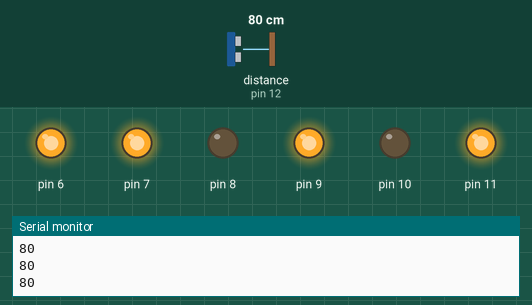
Recording of a sketch running on a simulated Arduino Uno, built with avr-gcc and run on an emulated ATmega328P. On the bench: output pins drawn as LEDs (lit = HIGH), the last lines printed to the serial monitor. Dashed ring = blinking. The test bench sets the inputs (shaded band); at power-on: distance to the obstacle (sensor on pin 12) 80 cm. The echo pulse lasts 58.3 µs per cm; pins used as bus, display or sensor lines are not drawn.

Above: at 1.2 s.
1.3 s: distance to the obstacle (sensor on pin 12) set to 16 cm
2.8 s: distance to the obstacle (sensor on pin 12) set to 13 cm
At 3.5 s:
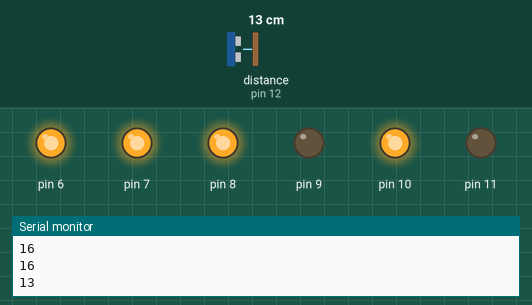
5.8 s: distance to the obstacle (sensor on pin 12) set to 18 cm
At 6.5 s:
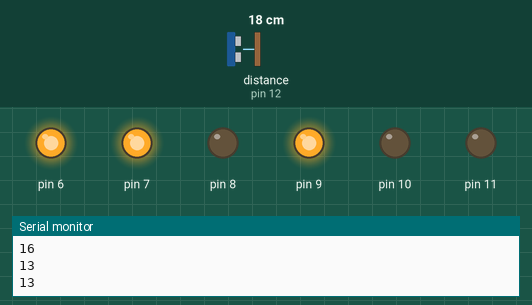
7.4 s: distance to the obstacle (sensor on pin 12) set to 2 cm
At 8.2 s:
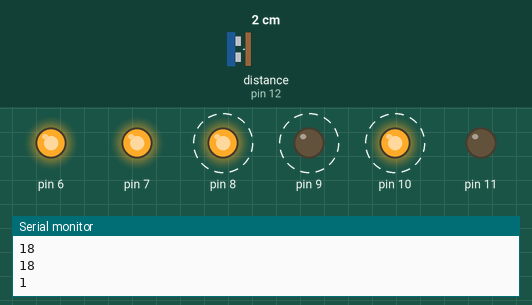
Timing chart, 0 to 11.4 s (numbered marks = the images above; inputs shaded):
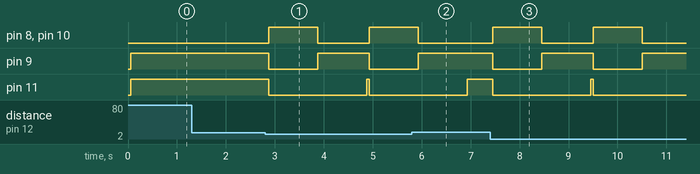

Measured:
- the behaviour switches between 15 and 14 cm on distance to the obstacle (sensor on pin 12) (found by bisection; images 0 and 1)
- after the input at 2.8 s, pin 8, pin 10: LOW → HIGH after 0.08 s, → LOW 1.0 s later, → HIGH 1.1 s later; pin 9: HIGH → LOW after 0.08 s, → HIGH 1.0 s later, → LOW 1.1 s later; pin 11: HIGH → LOW after 0.08 s, → HIGH 2.0 s later, → LOW 0.05 s later
- after the input at 5.8 s, pin 8, pin 10: goes on until 5.9 s, then stays LOW; pin 9: goes on until 5.9 s, then stays HIGH; pin 11: goes on until 6.9 s, then stays HIGH
- after the input at 7.4 s, pin 8, pin 10: alternates HIGH for 1.0 s and LOW for 1.1 s, starting after 0.06 s; pin 9: alternates HIGH for 1.1 s and LOW for 1.0 s, starting after 0.06 s; pin 11: HIGH → LOW after 0.06 s, → HIGH 2.0 s later, → LOW 0.05 s later

The sketch:

obstacleavoidance1.ino
```cpp
int maximumrange = 30;
long duration,distance;
void setup()
{
  Serial.begin(9600);
  pinMode(13,OUTPUT);
  pinMode(12,INPUT);
  pinMode(11,OUTPUT);
  pinMode(10,OUTPUT);
  pinMode(9,OUTPUT);
  pinMode(8,OUTPUT);
  pinMode(6,OUTPUT);
  pinMode(7,OUTPUT);
  digitalWrite(6,HIGH);
  digitalWrite(7,HIGH);
}
void forward()
{
  digitalWrite(11,HIGH);
  digitalWrite(10,LOW);
  digitalWrite(9,HIGH);
  digitalWrite(8,LOW);
}
void backward()
{
  digitalWrite(11,LOW);
  digitalWrite(10,HIGH);
  digitalWrite(9,LOW);
  digitalWrite(8,HIGH);
}
void right()
{
  digitalWrite(11,LOW);
  digitalWrite(10,LOW);
  digitalWrite(9,HIGH);
  digitalWrite(8,LOW);
}
void loop()
{
 {
  digitalWrite(13,HIGH);
  delay(1);
  digitalWrite(13,LOW);
  //delay(10);
  duration=pulseIn(12,HIGH);
  distance= duration/58.2;
  delay (50);
  Serial.println(distance);
 }
  if (distance>=30)
  {
    forward();
  }
  else if (distance < 15)
  {
    backward();
    delay(1000);
    right();
    delay(1000);
    forward();
  }
}
```
